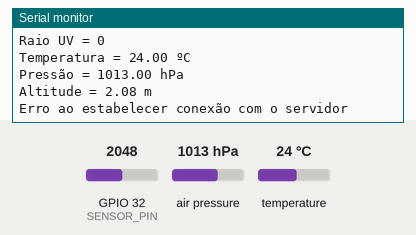
Recording of a program running on a simulated ESP32. Shown: the last lines printed to the serial monitor. The inputs (shaded band) are chosen by the test bench; at power-on: air pressure 1013 hPa, GPIO 32 (SENSOR_PIN) = 2048, temperature 24 °C (analog values on the 0–4095 scale). WiFi joins after 1.5 s; servers stay silent unless stated; uploads are accepted with an empty reply.

Above: at 3.2 s.
3.3 s: air pressure set to 952 hPa
At 3.44 s:
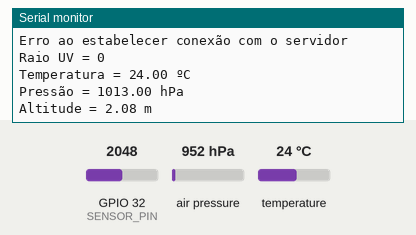
4.8 s: GPIO 32 (SENSOR_PIN) set to 1228
At 4.8 s:
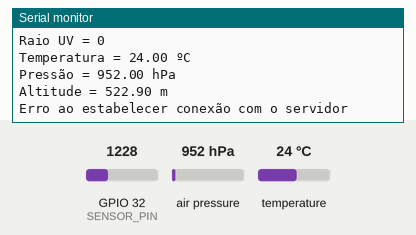
6.3 s: temperature set to 12 °C
At 7.12 s:
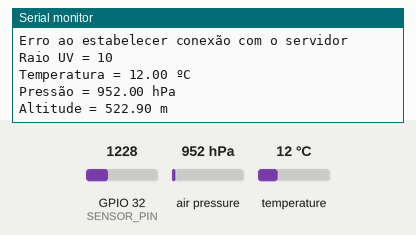
7.8 s: GPIO 32 (SENSOR_PIN) set to 491
At 8.8 s:
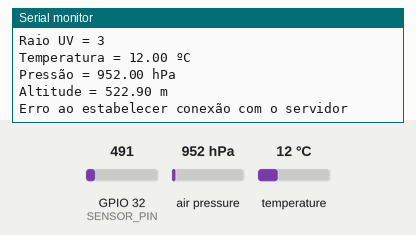
9.3 s: air pressure set to 975 hPa
At 10.4 s:
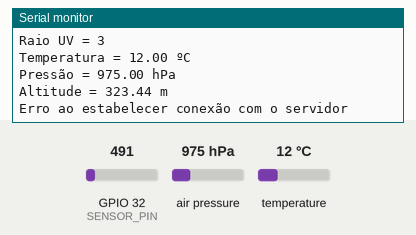
Timing chart, 0 to 11.8 s (numbered marks = the images above; inputs shaded):
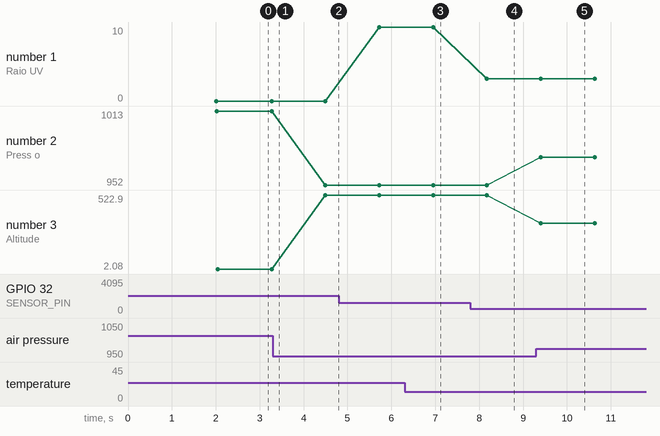

The program:

main.cpp
```cpp
#include <WiFi.h>
#include <ArduinoHttpClient.h>
#include <ArduinoJson.h>
#include <Adafruit_BMP085.h>
#include <SPI.h>

Adafruit_BMP085 bmp;

const char* ssid = "ivna";
const char* password = "ivnaok123";

const int SENSOR_PIN = 32;

const char* serverIP = "192.168.0.8";  // Endereço IP do seu servidor Flask
const int serverPort = 80;  // Porta usada pelo Flask

WiFiClient wifiClient;
HttpClient client = HttpClient(wifiClient, serverIP, serverPort);

// Cria um arquivo em JSOM para armazenar os dados do sensor
StaticJsonDocument<256> sensorData;

void setup() {
  Serial.begin(9600);

  if (!bmp.begin(0x77)) {
    Serial.println("Não foi possivel estabelecer a conexão com o sensor BMO180");
    while (1) {}
  }
  while (!Serial);

  pinMode(SENSOR_PIN, INPUT);

  WiFi.begin(ssid, password, true);

  while (WiFi.status() != WL_CONNECTED) {
    delay(1000);
    Serial.println("Conectando ao WiFi...");
  }

  Serial.println("Conectado com o WiFi");

  analogReadResolution(12); // Define a resolução ADC para 12 bits
}

void loop() {
  float sensorVoltage;
  float sensorValue;
  int uvindex;
  sensorValue = analogRead(SENSOR_PIN);
  sensorVoltage = sensorValue / 4095.0 * 3.3;

  if      (sensorVoltage < 0.05) uvindex = 0;
  else if (sensorVoltage > 0.05 && sensorVoltage <= 0.227) uvindex = 1;
  else if (sensorVoltage > 0.227 && sensorVoltage <= 0.318) uvindex = 2;
  else if (sensorVoltage > 0.318 && sensorVoltage <= 0.408) uvindex = 3;
  else if (sensorVoltage > 0.408 && sensorVoltage <= 0.503) uvindex = 4;
  else if (sensorVoltage > 0.503 && sensorVoltage <= 0.606) uvindex = 5;
  else if (sensorVoltage > 0.606 && sensorVoltage <= 0.696) uvindex = 6;
  else if (sensorVoltage > 0.696 && sensorVoltage <= 0.795) uvindex = 7;
  else if (sensorVoltage > 0.795 && sensorVoltage <= 0.881) uvindex = 8;
  else if (sensorVoltage > 0.881 && sensorVoltage <= 0.976) uvindex = 9;
  else if (sensorVoltage > 0.976 && sensorVoltage <= 1.079) uvindex = 10;
  else if (sensorVoltage > 1.079 && sensorVoltage <= 1.170) uvindex = 11;
  else uvindex = 0;

  // Leituras do sensor BMP180
  float temperature = bmp.readTemperature();
  float pressure = bmp.readPressure() / 100.0F;  // convertendo para hPa
  float altitude = bmp.readAltitude(1013.25);  // pressão ao nível do mar em hPa


  // Imprimindo informações do sensor
  //Serial.print("Leitura do sensor = ");
  //Serial.print(sensorValue);
  //Serial.println(" ADC unidades");
  //Serial.print("Voltagem do sensor = ");
  //Serial.print(sensorVoltage);
  //Serial.println("V");
  Serial.print("Raio UV = ");
  Serial.println(uvindex);


  // Imprimindo informações do sensor BMP180
  Serial.print("Temperatura = ");
  Serial.print(temperature);
  Serial.println(" ºC");
  Serial.print("Pressão = ");
  Serial.print(pressure);
  Serial.println(" hPa");
  Serial.print("Altitude = ");
  Serial.print(altitude);
  Serial.println(" m");

  // Lipa ao informações do aquivo json e insere as atuais
  sensorData.clear();
  sensorData["timestamp"] = millis();
  sensorData["sensorValue"] = sensorValue;
  sensorData["bmp180Data"]["temperature"] = temperature;
  sensorData["bmp180Data"]["pressure"] = pressure;
  sensorData["bmp180Data"]["altitude"] = altitude;

  // Cria uma string json a partir do documento em json
  String jsonPayload;
  serializeJson(sensorData, jsonPayload);

  // enviando informações para o servidor
  int responseCode = client.post("/sensor_data", "application/json", jsonPayload);

  if (responseCode > 0) {
    Serial.print("Código de retor no do servidor ");
    Serial.println(responseCode);
  } else {
    Serial.println("Erro ao estabelecer conexão com o servidor");
  }

  delay(1000);
}
```

Measured:
- after the input at 6.3 s, the serial monitor: prints a new line after 0.65 s (image 3)
- after the input at 7.8 s, the serial monitor: prints a new line after 0.38 s (image 4)
- after the input at 9.3 s, the serial monitor: prints a new line after 0.10 s (image 5)
- plotted number 1: 0 → 10 after the input at 4.8 s, 10 → 3 after the input at 7.8 s
- plotted number 2: 1013 → 952 after the input at 3.3 s, 952 → 975 after the input at 9.3 s
- plotted number 3: 2.08 → 522.9 after the input at 3.3 s, 522.9 → 323.44 after the input at 9.3 s
